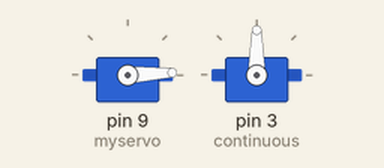
Recording of a sketch running on a simulated Arduino Uno, built with avr-gcc and run on an emulated ATmega328P. On the bench: 2 × servo.

Above: at 0.05 s.
At 2.9 s:
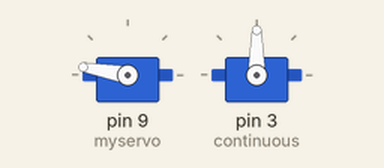
At 5.75 s:
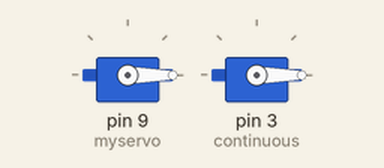
At 11.45 s:
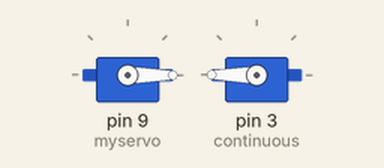
Timing chart, 0 to 14.9 s (numbered marks = the images above):
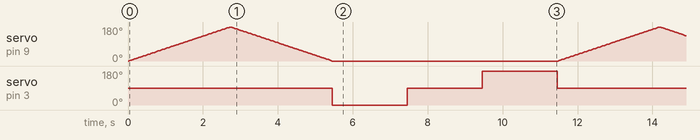

The sketch:

servo.ino
```cpp
/* Arduino Activities
 * Bing Li
 * April 17, 2017
 * TER3M1
 */

#include <Servo.h>

Servo myservo;  // Create servo objects to control a servo
Servo continuous;
int pos = 0;    // Variable to store the servo position

void setup()
{
  myservo.attach(9);  // Attaches the servo on pin 9 to the servo object
  continuous.attach(3);
}

void loop()
{
  // Reglar servo
  for(pos = 0; pos <= 180; pos += 1) // Goes from 0 degrees to 180 degrees
  {                                  // In steps of 1 degree
    myservo.write(pos);              // Tell servo to go to position in variable 'pos'
    delay(15);                       // Waits 15ms for the servo to reach the position
  }
  for(pos = 180; pos>=0; pos-=1)     // Goes from 180 degrees to 0 degrees
  {
    myservo.write(pos);              // Tell servo to go to position in variable 'pos'
    delay(15);                       // Waits 15ms for the servo to reach the position
  }

  // Continous servo
  for(int spd=0; spd<=180; spd+=90) { // Backwards, stops,then forwards
    continuous.write(spd);
    delay(2000);
  }
  continuous.write(90); // Stop servo after demo
}
```

Measured:
- by itself, servo on pin 3 (continuous): repeats every 11.5 s: 90° 2.0 s, 180° 2.0 s, 90° 5.5 s, 0° 2.0 s
